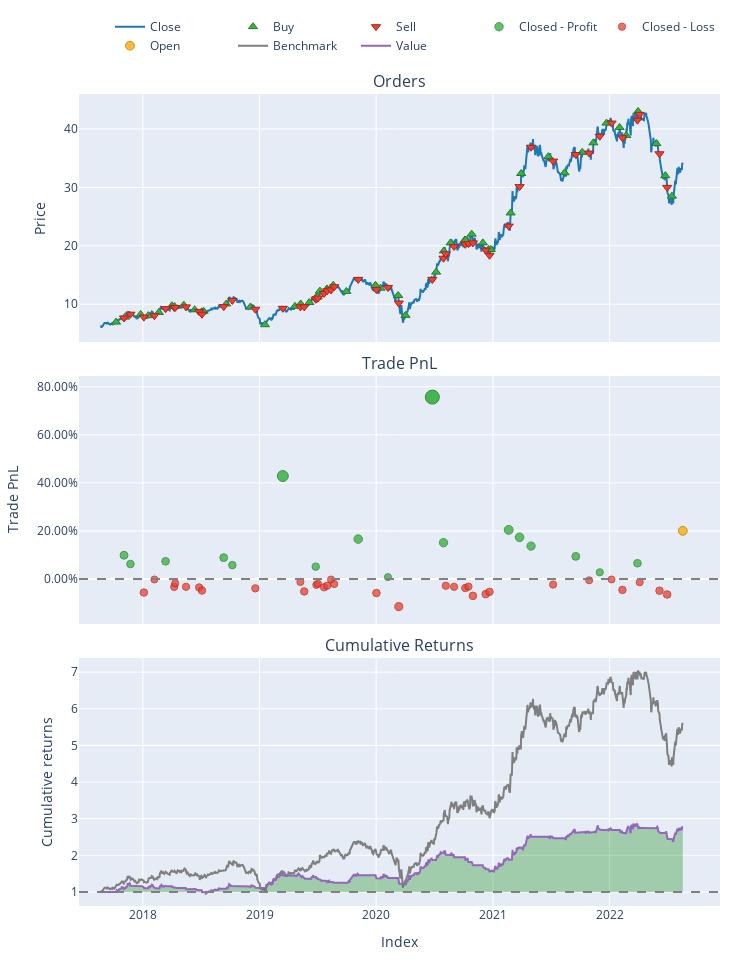

The code cell stored with this chart in its notebook:
### Code cell
port.plot().show()

### Figure 1 — Plotly figure (JSON) as saved in the notebook; plotly's stock layout.template omitted (floating-point values rounded to 4 significant figures; data arrays with more than 128 entries replaced by an {"elided": "..."} marker saying what was removed)
{"data": [{"legendgroup": "0", "line": {"color": "#1f77b4"}, "name": "Close", "showlegend": true, "type": "scatter", "uid": "7653ead5-1796-4d08-8bff-7e224babbce4", "x": {"elided": "1213 str values"}, "xaxis": "x", "y": {"elided": "1213 float values"}, "yaxis": "y"}, {"customdata": {"elided": "50x3 float values"}, "hovertemplate": "Order Id: %{customdata[0]}<br>Timestamp: %{x}<br>Price: %{y}<br>Size: %{customdata[1]:.6f}<br>Fees: %{customdata[2]:.6f}", "legendgroup": "1", "marker": {"color": "#37B13F", "line": {"color": "rgb(38,123,44)", "width": 1}, "size": 8, "symbol": "triangle-up"}, "mode": "markers", "name": "Buy", "type": "scatter", "uid": "8a69b6ed-9e49-46bb-8835-e97325a06663", "x": ["2017-10-09T00:00:00", "2017-11-06T00:00:00", "2017-12-25T00:00:00", "2018-01-18T00:00:00", "2018-02-20T00:00:00", "2018-04-02T00:00:00", "2018-04-10T00:00:00", "2018-05-09T00:00:00", "2018-06-12T00:00:00", "2018-07-04T00:00:00", "2018-07-10T00:00:00", "2018-09-19T00:00:00", "2018-12-03T00:00:00", "2019-01-18T00:00:00", "2019-04-22T00:00:00", "2019-05-10T00:00:00", "2019-06-06T00:00:00", "2019-06-27T00:00:00", "2019-07-02T00:00:00", "2019-07-09T00:00:00", "2019-07-31T00:00:00", "2019-08-02T00:00:00", "2019-08-20T00:00:00", "2019-09-30T00:00:00", "2019-12-30T00:00:00", "2020-01-15T00:00:00", "2020-03-10T00:00:00", "2020-04-02T00:00:00", "2020-07-07T00:00:00", "2020-07-31T00:00:00", "2020-08-21T00:00:00", "2020-10-05T00:00:00", "2020-10-07T00:00:00", "2020-10-26T00:00:00", "2020-11-30T00:00:00", "2020-12-18T00:00:00", "2020-12-25T00:00:00", "2021-02-25T00:00:00", "2021-03-30T00:00:00", "2021-06-23T00:00:00", "2021-08-13T00:00:00", "2021-10-07T00:00:00", "2021-11-11T00:00:00", "2021-12-22T00:00:00", "2022-02-01T00:00:00", "2022-02-22T00:00:00", "2022-03-31T00:00:00", "2022-05-27T00:00:00", "2022-06-24T00:00:00", "2022-07-15T00:00:00"], "xaxis": "x", "y": [6.95, 7.8, 8.25, 8.05, 8.6, 9.75, 9.6, 9.85, 9.05, 8.7, 8.8, 10.05, 9.5, 6.5, 9.65, 10.05, 10.3, 11.15, 11.25, 12.25, 12.62, 12.45, 13.25, 12.2, 13.25, 12.75, 11.5, 8.1, 15.5, 19.12, 20.5, 21, 21, 22, 20.5, 19.38, 19.38, 25.62, 32.38, 35.25, 32.5, 36, 37.62, 41, 40.25, 38.88, 43, 37.5, 32, 28.5], "yaxis": "y"}, {"customdata": {"elided": "49x3 float values"}, "hovertemplate": "Order Id: %{customdata[0]}<br>Timestamp: %{x}<br>Price: %{y}<br>Size: %{customdata[1]:.6f}<br>Fees: %{customdata[2]:.6f}", "legendgroup": "2", "marker": {"color": "#EA4335", "line": {"color": "rgb(181,31,18)", "width": 1}, "size": 8, "symbol": "triangle-down"}, "mode": "markers", "name": "Sell", "type": "scatter", "uid": "a5f69636-1f45-4f9c-b809-fdede5d7e702", "x": ["2017-11-03T00:00:00", "2017-11-23T00:00:00", "2018-01-04T00:00:00", "2018-02-06T00:00:00", "2018-03-13T00:00:00", "2018-04-09T00:00:00", "2018-04-12T00:00:00", "2018-05-16T00:00:00", "2018-06-26T00:00:00", "2018-07-05T00:00:00", "2018-09-11T00:00:00", "2018-10-08T00:00:00", "2018-12-19T00:00:00", "2019-03-15T00:00:00", "2019-05-09T00:00:00", "2019-05-21T00:00:00", "2019-06-26T00:00:00", "2019-06-28T00:00:00", "2019-07-03T00:00:00", "2019-07-22T00:00:00", "2019-08-01T00:00:00", "2019-08-13T00:00:00", "2019-08-23T00:00:00", "2019-11-06T00:00:00", "2020-01-02T00:00:00", "2020-02-07T00:00:00", "2020-03-12T00:00:00", "2020-06-25T00:00:00", "2020-07-30T00:00:00", "2020-08-06T00:00:00", "2020-09-01T00:00:00", "2020-10-06T00:00:00", "2020-10-16T00:00:00", "2020-10-30T00:00:00", "2020-12-09T00:00:00", "2020-12-21T00:00:00", "2021-02-19T00:00:00", "2021-03-25T00:00:00", "2021-04-30T00:00:00", "2021-07-08T00:00:00", "2021-09-17T00:00:00", "2021-10-29T00:00:00", "2021-12-01T00:00:00", "2022-01-07T00:00:00", "2022-02-10T00:00:00", "2022-03-29T00:00:00", "2022-04-05T00:00:00", "2022-06-06T00:00:00", "2022-06-30T00:00:00"], "xaxis": "x", "y": [7.65, 8.3, 7.8, 8.05, 9.25, 9.45, 9.45, 9.55, 8.75, 8.3, 9.6, 10.65, 9.15, 9.3, 9.55, 9.55, 10.85, 10.9, 11.05, 11.85, 12.3, 12.45, 13, 14.25, 12.5, 12.88, 10.2, 14.25, 17.88, 18.62, 19.88, 20.25, 20.38, 20.5, 19.25, 18.38, 23.38, 30.12, 36.88, 34.5, 35.62, 35.88, 38.75, 41, 38.5, 41.5, 42.5, 35.75, 30], "yaxis": "y"}, {"customdata": [[0, 0, 989.6, 0.09904], [1, 1, 685.8, 0.06245], [4, 4, 568.9, 0.07392], [10, 10, 887.4, 0.08924], [11, 11, 628.8, 0.05805], [13, 13, 3348.0, 0.4288], [16, 16, 492.3, 0.05176], [23, 23, 2073.0, 0.1663], [25, 25, 112.2, 0.008196], [27, 27, 6478.0, 0.7571], [28, 28, 1983.0, 0.1515], [36, 36, 3190.0, 0.2047], [37, 37, 3264.0, 0.1739], [38, 38, 3025.0, 0.1373], [40, 40, 1631.0, 0.09448], [42, 42, 740.6, 0.02828], [45, 45, 1716.0, 0.06587]], "hovertemplate": "Exit Trade Id: %{customdata[0]}<br>Position Id: %{customdata[1]}<br>Exit Timestamp: %{x}<br>PnL: %{customdata[2]:.6f}<br>Return: %{customdata[3]:.2%}", "legendgroup": "3", "marker": {"color": "#37B13F", "line": {"color": "rgb(38,123,44)", "width": 1}, "opacity": [0.7693, 0.7621, 0.7644, 0.7674, 0.7612, 0.8348, 0.76, 0.7827, 0.7513, 0.9, 0.7798, 0.7903, 0.7842, 0.7769, 0.7684, 0.7553, 0.7628], "size": [7.903, 7.564, 7.67, 7.812, 7.523, 10.96, 7.465, 8.526, 7.061, 14, 8.389, 8.882, 8.596, 8.257, 7.861, 7.247, 7.596], "symbol": "circle"}, "mode": "markers", "name": "Closed - Profit", "type": "scatter", "uid": "52e02e32-8b3d-4e98-b0d3-c384cfcd3524", "x": ["2017-11-03T00:00:00", "2017-11-23T00:00:00", "2018-03-13T00:00:00", "2018-09-11T00:00:00", "2018-10-08T00:00:00", "2019-03-15T00:00:00", "2019-06-26T00:00:00", "2019-11-06T00:00:00", "2020-02-07T00:00:00", "2020-06-25T00:00:00", "2020-07-30T00:00:00", "2021-02-19T00:00:00", "2021-03-25T00:00:00", "2021-04-30T00:00:00", "2021-09-17T00:00:00", "2021-12-01T00:00:00", "2022-03-29T00:00:00"], "xaxis": "x2", "y": [0.09904, 0.06245, 0.07392, 0.08924, 0.05805, 0.4288, 0.05176, 0.1663, 0.008196, 0.7571, 0.1515, 0.2047, 0.1739, 0.1373, 0.09448, 0.02828, 0.06587], "yaxis": "y2"}, {"customdata": [[2, 2, -654.5, -0.0561], [3, 3, -17.62, -0.0016], [5, 5, -374.0, -0.03234], [6, 6, -134.8, -0.01721], [7, 7, -354.1, -0.03203], [8, 8, -260.1, -0.03472], [9, 9, -496.4, -0.04754], [12, 12, -308.1, -0.03841], [14, 14, -173.3, -0.01195], [15, 15, -735.0, -0.05131], [17, 17, -338.0, -0.024], [18, 18, -266.1, -0.01936], [19, 19, -461.3, -0.03423], [20, 20, -355.6, -0.02732], [21, 21, -14.18, -0.0016], [22, 22, -181.1, -0.02045], [24, 24, -845.5, -0.05816], [26, 26, -1581.0, -0.1146], [29, 29, -573.3, -0.02772], [30, 30, -644.7, -0.03206], [31, 31, -725.7, -0.03729], [32, 32, -587.2, -0.03134], [33, 33, -885.9, -0.06973], [34, 34, -1080.0, -0.06253], [35, 35, -602.5, -0.05317], [39, 39, -400.9, -0.02286], [41, 41, -93.27, -0.005069], [43, 43, -30.16, -0.0016], [44, 44, -848.2, -0.04504], [46, 46, -367.1, -0.01322], [47, 47, -1322.0, -0.04823], [48, 48, -1671.0, -0.06405]], "hovertemplate": "Exit Trade Id: %{customdata[0]}<br>Position Id: %{customdata[1]}<br>Exit Timestamp: %{x}<br>PnL: %{customdata[2]:.6f}<br>Return: %{customdata[3]:.2%}", "legendgroup": "4", "marker": {"color": "#EA4335", "line": {"color": "rgb(181,31,18)", "width": 1}, "opacity": [0.7608, 0.75, 0.7561, 0.7531, 0.756, 0.7566, 0.7591, 0.7573, 0.7521, 0.7599, 0.7544, 0.7535, 0.7565, 0.7551, 0.75, 0.7537, 0.7612, 0.7724, 0.7552, 0.756, 0.7571, 0.7559, 0.7635, 0.7621, 0.7602, 0.7542, 0.7507, 0.75, 0.7586, 0.7523, 0.7593, 0.7624], "size": [7.505, 7, 7.285, 7.145, 7.282, 7.307, 7.426, 7.341, 7.096, 7.461, 7.208, 7.165, 7.302, 7.238, 7.0, 7.175, 7.524, 8.047, 7.242, 7.282, 7.331, 7.276, 7.631, 7.565, 7.478, 7.197, 7.032, 7, 7.403, 7.108, 7.432, 7.579], "symbol": "circle"}, "mode": "markers", "name": "Closed - Loss", "type": "scatter", "uid": "ab8d9bf5-5651-4e33-bc3a-3d004e9fe147", "x": ["2018-01-04T00:00:00", "2018-02-06T00:00:00", "2018-04-09T00:00:00", "2018-04-12T00:00:00", "2018-05-16T00:00:00", "2018-06-26T00:00:00", "2018-07-05T00:00:00", "2018-12-19T00:00:00", "2019-05-09T00:00:00", "2019-05-21T00:00:00", "2019-06-28T00:00:00", "2019-07-03T00:00:00", "2019-07-22T00:00:00", "2019-08-01T00:00:00", "2019-08-13T00:00:00", "2019-08-23T00:00:00", "2020-01-02T00:00:00", "2020-03-12T00:00:00", "2020-08-06T00:00:00", "2020-09-01T00:00:00", "2020-10-06T00:00:00", "2020-10-16T00:00:00", "2020-10-30T00:00:00", "2020-12-09T00:00:00", "2020-12-21T00:00:00", "2021-07-08T00:00:00", "2021-10-29T00:00:00", "2022-01-07T00:00:00", "2022-02-10T00:00:00", "2022-04-05T00:00:00", "2022-06-06T00:00:00", "2022-06-30T00:00:00"], "xaxis": "x2", "y": [-0.0561, -0.0016, -0.03234, -0.01721, -0.03203, -0.03472, -0.04754, -0.03841, -0.01195, -0.05131, -0.024, -0.01936, -0.03423, -0.02732, -0.0016, -0.02045, -0.05816, -0.1146, -0.02772, -0.03206, -0.03729, -0.03134, -0.06973, -0.06253, -0.05317, -0.02286, -0.005069, -0.0016, -0.04504, -0.01322, -0.04823, -0.06405], "yaxis": "y2"}, {"customdata": [[49, 49, 3434.0, 0.201]], "hovertemplate": "Exit Trade Id: %{customdata[0]}<br>Position Id: %{customdata[1]}<br>Exit Timestamp: %{x}<br>PnL: %{customdata[2]:.6f}<br>Return: %{customdata[3]:.2%}", "legendgroup": "5", "marker": {"color": "#FFAA00", "line": {"color": "rgb(178,118,0)", "width": 1}, "opacity": [0.7896], "size": [8.847], "symbol": "circle"}, "mode": "markers", "name": "Open", "type": "scatter", "uid": "52ad1e2a-62b6-47b8-81ca-295559142fb3", "x": ["2022-08-18T00:00:00"], "xaxis": "x2", "y": [0.201], "yaxis": "y2"}, {"legendgroup": "6", "line": {"color": "#7f7f7f"}, "name": "Benchmark", "showlegend": true, "type": "scatter", "uid": "4966ab35-0a0e-4d6f-8d5e-25736cc9f754", "x": {"elided": "1213 str values"}, "xaxis": "x3", "y": {"elided": "1213 float values"}, "yaxis": "y3"}, {"hoverinfo": "skip", "legendgroup": "7", "line": {"color": "rgba(0, 0, 0, 0)", "width": 0}, "opacity": 0, "showlegend": false, "type": "scatter", "uid": "9f94e945-7371-4fb5-805c-b4b317526243", "x": {"elided": "1213 str values"}, "xaxis": "x3", "y": {"elided": "1213 int values"}, "yaxis": "y3"}, {"connectgaps": false, "fill": "tonexty", "fillcolor": "rgba(0, 128, 0, 0.3)", "hoverinfo": "skip", "legendgroup": "7", "line": {"color": "rgba(0, 0, 0, 0)", "width": 0}, "opacity": 0, "showlegend": false, "type": "scatter", "uid": "4f6d827e-a4cb-4114-a3b7-02d8f76a35b7", "x": {"elided": "1213 str values"}, "xaxis": "x3", "y": {"elided": "1213 float values"}, "yaxis": "y3"}, {"hoverinfo": "skip", "legendgroup": "7", "line": {"color": "rgba(0, 0, 0, 0)", "width": 0}, "opacity": 0, "showlegend": false, "type": "scatter", "uid": "54b7f5f7-5cc7-49d8-8092-2ca157cf4d56", "x": {"elided": "1213 str values"}, "xaxis": "x3", "y": {"elided": "1213 int values"}, "yaxis": "y3"}, {"connectgaps": false, "fill": "tonexty", "fillcolor": "rgba(255, 0, 0, 0.3)", "hoverinfo": "skip", "legendgroup": "7", "line": {"color": "rgba(0, 0, 0, 0)", "width": 0}, "opacity": 0, "showlegend": false, "type": "scatter", "uid": "0ab26e1f-7ed8-4cca-a8c3-d420408536aa", "x": {"elided": "1213 str values"}, "xaxis": "x3", "y": {"elided": "1213 float values"}, "yaxis": "y3"}, {"legendgroup": "8", "line": {"color": "#9467bd"}, "name": "Value", "showlegend": true, "type": "scatter", "uid": "a8bcd2ee-b048-434d-8241-865a445a161f", "x": {"elided": "1213 str values"}, "xaxis": "x3", "y": {"elided": "1213 float values"}, "yaxis": "y3"}, {"hoverinfo": "skip", "legendgroup": "7", "line": {"color": "rgba(0, 0, 0, 0)", "width": 0}, "opacity": 0, "showlegend": false, "type": "scatter", "uid": "8f99175b-456a-4898-a55d-99a675d6049e", "x": {"elided": "1213 str values"}, "xaxis": "x3", "y": {"elided": "1213 int values"}, "yaxis": "y3"}], "layout": {"annotations": [{"font": {"size": 16}, "showarrow": false, "text": "Orders", "x": 0.5, "xanchor": "center", "xref": "paper", "y": 1, "yanchor": "bottom", "yref": "paper"}, {"font": {"size": 16}, "showarrow": false, "text": "Trade PnL", "x": 0.5, "xanchor": "center", "xref": "paper", "y": 0.6528, "yanchor": "bottom", "yref": "paper"}, {"font": {"size": 16}, "showarrow": false, "text": "Cumulative Returns", "x": 0.5, "xanchor": "center", "xref": "paper", "y": 0.3056, "yanchor": "bottom", "yref": "paper"}], "height": 960, "legend": {"orientation": "h", "traceorder": "normal", "x": 1, "xanchor": "right", "y": 1.042, "yanchor": "bottom"}, "margin": {"b": 30, "l": 30, "r": 30, "t": 30}, "shapes": [{"line": {"color": "gray", "dash": "dash"}, "type": "line", "x0": 0, "x1": 1, "xref": "paper", "y0": 0, "y1": 0, "yref": "y2"}, {"line": {"color": "gray", "dash": "dash"}, "type": "line", "x0": 0, "x1": 1, "xref": "paper", "y0": 1, "y1": 1, "yref": "y3"}], "showlegend": true, "width": 750, "xaxis": {"anchor": "y", "domain": [0, 1], "matches": "x3", "showticklabels": false}, "xaxis2": {"anchor": "y2", "domain": [0, 1], "matches": "x3", "showticklabels": false}, "xaxis3": {"anchor": "y3", "domain": [0, 1], "title": {"text": "Index"}}, "yaxis": {"anchor": "x", "domain": [0.6944, 1], "title": {"text": "Price"}}, "yaxis2": {"anchor": "x2", "domain": [0.3472, 0.6528], "tickformat": ".2%", "title": {"text": "Trade PnL"}}, "yaxis3": {"anchor": "x3", "domain": [0, 0.3056], "title": {"text": "Cumulative returns"}}}}
